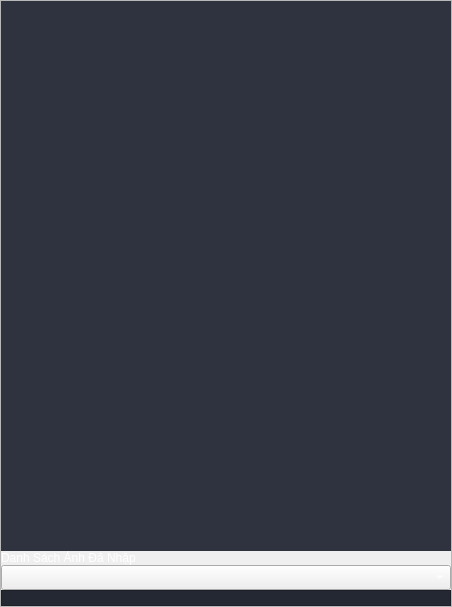
               <widget class="QFrame" name="frame_image_inputMenu">
                <property name="frameShape">
                 <enum>QFrame::StyledPanel</enum>
                </property>
                <property name="frameShadow">
                 <enum>QFrame::Raised</enum>
                </property>
                <layout class="QVBoxLayout" name="verticalLayout_5">
                 <property name="spacing">
                  <number>0</number>
                 </property>
                 <property name="leftMargin">
                  <number>0</number>
                 </property>
                 <property name="topMargin">
                  <number>0</number>
                 </property>
                 <property name="rightMargin">
                  <number>0</number>
                 </property>
                 <property name="bottomMargin">
                  <number>0</number>
                 </property>
                 <item>
                  <widget class="QLabel" name="label_imageUp_inputMenu">
                   <property name="minimumSize">
                    <size>
                     <width>450</width>
                     <height>550</height>
                    </size>
                   </property>
                   <property name="maximumSize">
                    <size>
                     <width>100000</width>
                     <height>100000</height>
                    </size>
                   </property>
                   <property name="styleSheet">
                    <string notr="true">background-color: rgb(46, 51, 63);</string>
                   </property>
                   <property name="text">
                    <string/>
                   </property>
                  </widget>
                 </item>
                 <item>
                  <widget class="QLabel" name="label_inputImage_inputMenu">
                   <property name="maximumSize">
                    <size>
                     <width>16777215</width>
                     <height>25</height>
                    </size>
                   </property>
                   <property name="font">
                    <font>
                     <family>Segoe UI</family>
                    </font>
                   </property>
                   <property name="styleSheet">
                    <string notr="true">color: rgb(255, 255, 255);</string>
                   </property>
                   <property name="text">
                    <string>Danh Sách Ảnh Đã Nhập</string>
                   </property>
                  </widget>
                 </item>
                 <item>
                  <widget class="QComboBox" name="comboBox_inputImage_inputMenu">
                   <property name="minimumSize">
                    <size>
                     <width>0</width>
                     <height>25</height>
                    </size>
                   </property>
                   <property name="styleSheet">
                    <string notr="true">color: rgb(255, 255, 255);
border-color: 0px color;</string>
                   </property>
                  </widget>
                 </item>
                 <item>
                  <widget class="QFrame" name="Frame_Link_inputMenu">
                   <property name="maximumSize">
                    <size>
                     <width>16777215</width>
                     <height>25</height>
                    </size>
                   </property>
                   <property name="styleSheet">
                    <string notr="true">background-color: rgb(36, 40, 50);</string>
                   </property>
                   <property name="frameShape">
                    <enum>QFrame::StyledPanel</enum>
                   </property>
                   <property name="frameShadow">
                    <enum>QFrame::Raised</enum>
                   </property>
                   <layout class="QHBoxLayout" name="horizontalLayout_6">
                    <property name="spacing">
                     <number>0</number>
                    </property>
                    <property name="leftMargin">
                     <number>0</number>
                    </property>
                    <property name="topMargin">
                     <number>0</number>
                    </property>
                    <property name="rightMargin">
                     <number>0</number>
                    </property>
                    <property name="bottomMargin">
                     <number>0</number>
                    </property>
                    <item>
                     <widget class="QLabel" name="label_inputLink_inputMenu">
                      <property name="styleSheet">
                       <string notr="true">color: rgb(255, 255, 255);</string>
                      </property>
                      <property name="text">
                       <string/>
                      </property>
                     </widget>
                    </item>
                    <item>
                     <widget class="QPushButton" name="btn_inputLink_inputMenu">
                      <property name="sizePolicy">
                       <sizepolicy hsizetype="Expanding" vsizetype="Expanding">
                        <horstretch>0</horstretch>
                        <verstretch>0</verstretch>
                       </sizepolicy>
                      </property>
                      <property name="maximumSize">
                       <size>
                        <width>25</width>
                        <height>16777215</height>
                       </size>
                      </property>
                      <property name="styleSheet">
                       <string notr="true">QPushButton {	
	border: none;
	background-color: transparent;
}
QPushButton:hover {
	background-color: rgb(52, 59, 72);
}
QPushButton:pressed {	
	background-color: rgb(85, 170, 255);
}</string>
                      </property>
                      <property name="text">
                       <string/>
                      </property>
                      <property name="icon">
                       <iconset resource="../resource.qrc">
                        <normaloff>:/24x24/icons/24x24/cil-folder-open.png</normaloff>:/24x24/icons/24x24/cil-folder-open.png</iconset>
                      </property>
                     </widget>
                    </item>
                   </layout>
                  </widget>
                 </item>
                </layout>
               </widget>
